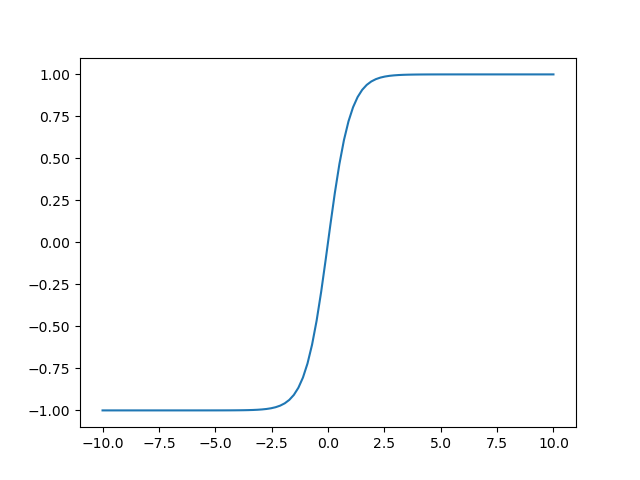

This chart was generated by the following Python code:
import numpy as np
import matplotlib.pyplot as plt

def tanh(x):
    return ((np.exp(x))-(np.exp(-x)))/((np.exp(x))+(np.exp(-x)))

def generate_graph(x, save_graph=False):
    plt.plot(x,tanh(x))
    if save_graph:
        plt.savefig("tanh.jpg")
    else:
        plt.show()

def main():
    print("Generating graph")
    save_graph = False # save the graph (true) or show (false)
    generate_graph(np.linspace(-10,10,100),save_graph=save_graph)

if __name__ == '__main__':
    main()
    
    
